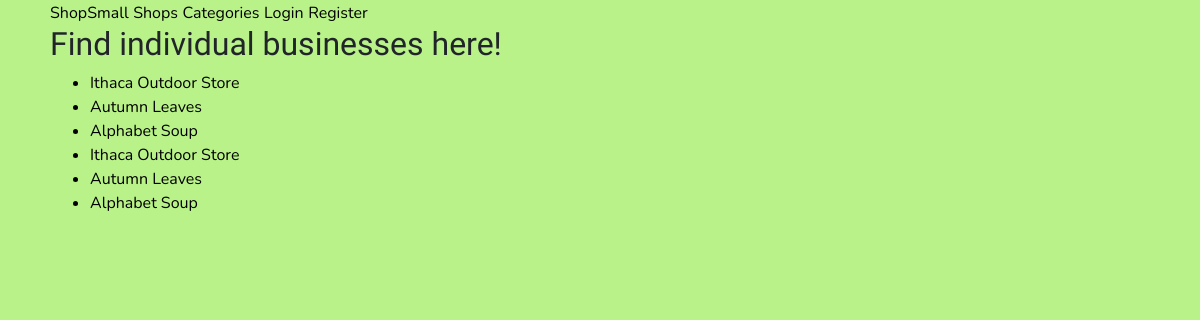
The page /shops on the database its author committed.
### app/models.py (models this page shows, shortened)
class Business(db.Model):
    id = db.Column(db.Integer, primary_key= True)
    name = db.Column(db.String(64))
    category= db.Column(db.String(50), db.ForeignKey("category.id"))
    description = db.Column(db.String(200))
    location = db.Column(db.String(64))
    top_items = db.Column(db.String(100))
    favorites = db.Column(db.Integer, db.ForeignKey("customer.id"))

### app/routes.py (the view)
@app.route('/shops')
def shops():
    shops = Business.query.all()
    shop = {'name': shops}
    my_shops = []
    for shop in shops:
        my_shops.append(shop)
    return render_template('shops.html', shops=shops, shop = shop, my_shops = my_shops)

### app/templates/shops.html (shortened to what this page needs)
<!doctype html>
<html>
{% extends "base.html" %}
{% block content %}
    <h2>Find individual businesses here!</h2>
<ul>
    {% for shop in my_shops %}
     <li><a href="{{ url_for('business', name= shop.name)}}">{{ shop.name}}</a></li>
    {% endfor %}
</ul>
{% endblock %}

### app/static/style.css (style rules this page uses)
h1, h2, h3, h4, h5, h6 { font-family: "Fuzzy Bubbles", cursive; }
p, ul, li { font-family: 'Nunito', sans-serif; color: black; }
a, a.hover { font-family: 'Nunito', sans-serif; color: black; text-decoration: none; }
body { background-color: #B8F288; margin-left: 50px; }

### rows shown on the page
Business: name "Ithaca Outdoor Store"
Business: name "Autumn Leaves"
Business: name "Alphabet Soup"
Business: name "Ithaca Outdoor Store"
Business: name "Autumn Leaves"
Business: name "Alphabet Soup"
